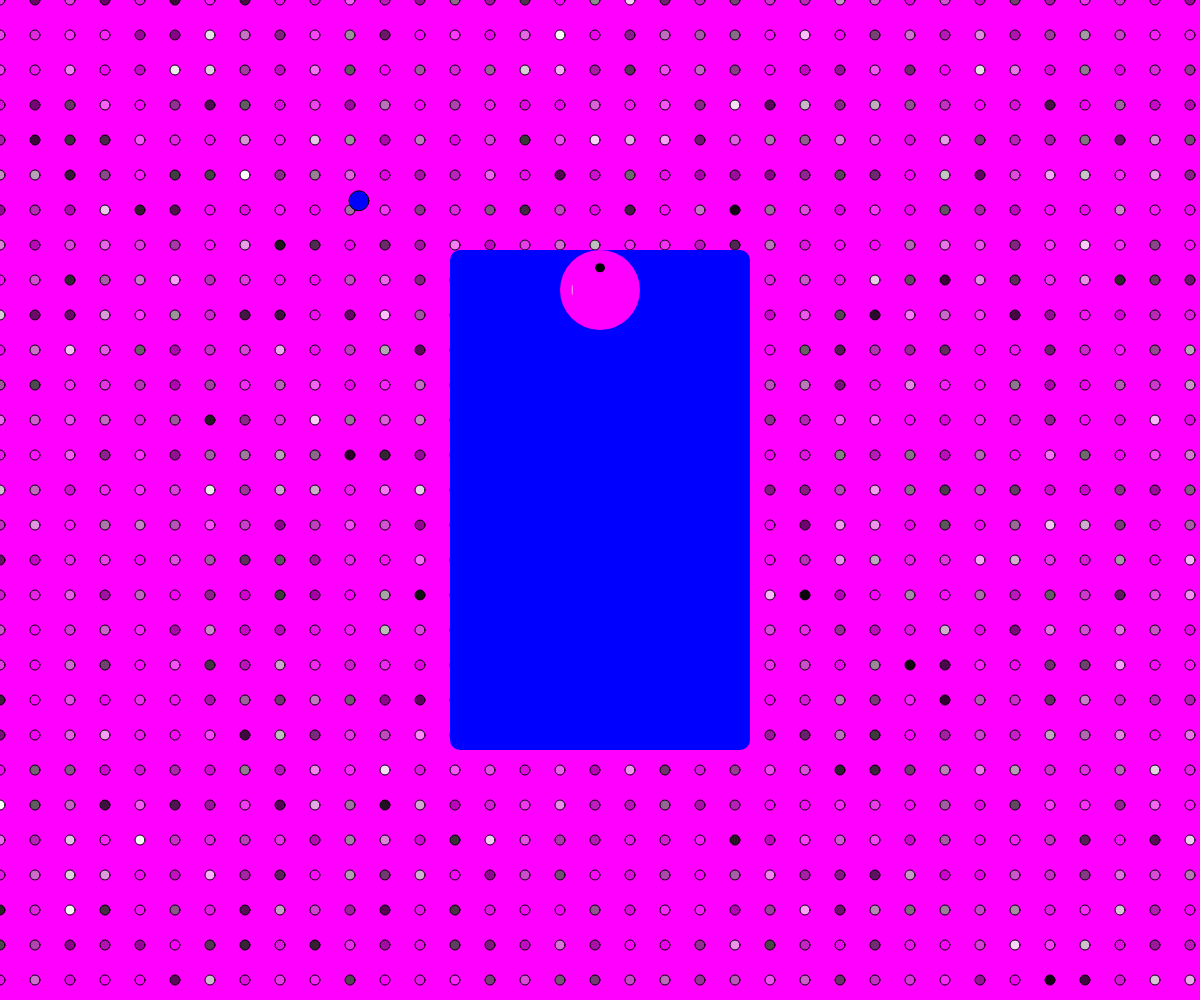
Frame 1 (no input)
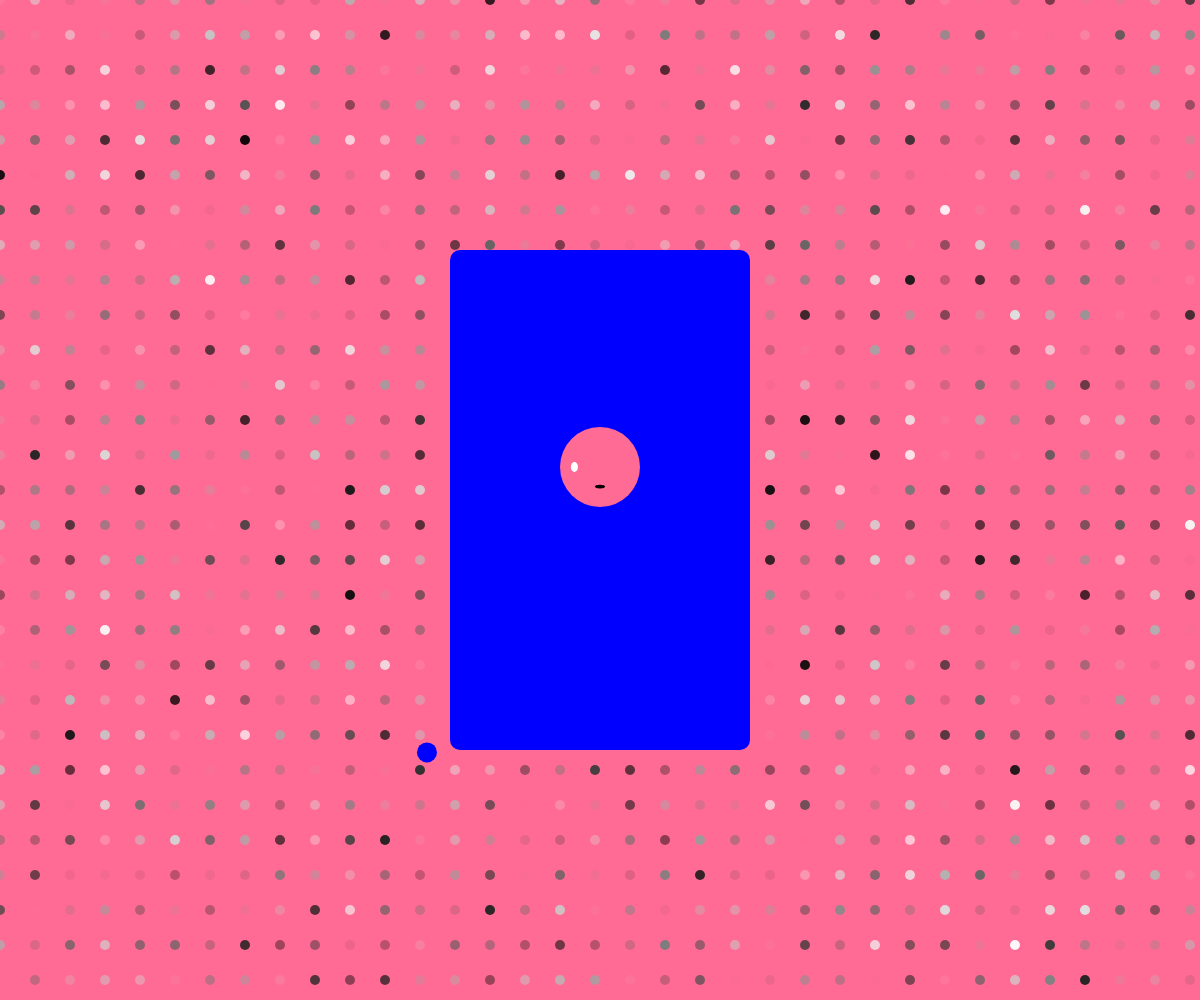
Frame 60 (no input)
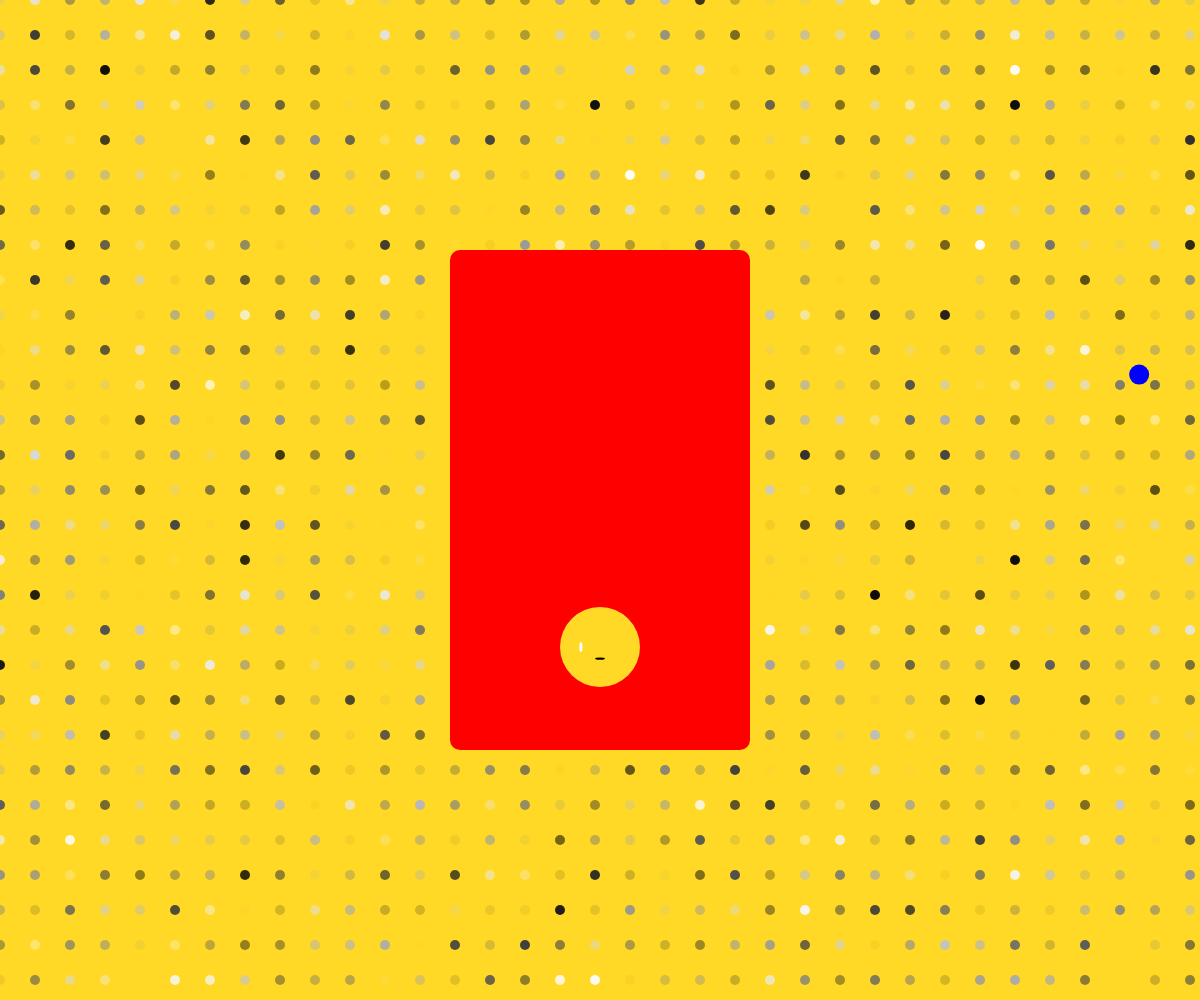
Frame 120 (the mouse pressed at the canvas centre since frame 60)

The p5.js sketch that drew these frames (run headless with seeded random() and noise() and a simulated clock; from frame 60 on, the mouse is pressed at the canvas centre):

// p5.js sketch
// ── sketch.js
let ball1,ball2,bg,z;
let balls = [];


function setup() {
	createCanvas(windowWidth, windowHeight);
	x = windowWidth / 2;
  y = windowHeight/2-windowHeight/4+40;

	ball1 = new Ball(x,y,3);
}
function mousePressed(){
	let b = new Ball(mouseX,mouseY,3);
	balls.push(b);
}
function draw() {
	bg = map(ball1.y,windowHeight/2-windowHeight/4+40,windowHeight/2-windowHeight/4+windowHeight/2-40,0,255);
	z = map(ball1.y,windowHeight/2-windowHeight/4+40,windowHeight/2-windowHeight/4+windowHeight/2-40,255,0);
	background(255,bg,z);
	for (var i = 0; i <= width; i+=35) {
		for (var j = 0; j <= height; j+=35) {
			fill(random(255),random(255));
			ellipse(i,j,10,10);
		}

	}
	for (var i = 0; i < balls.length; i++) {
		balls[i].show();
		balls[i].move();
	}
	fill(0,0,255);
    ellipse(random(0,width),random(0,height),20,20,10);
    if(mouseX>=windowWidth/2-windowWidth/8&&mouseX<=windowWidth/2+windowWidth/8&&mouseY>=windowHeight/2-windowHeight/4&&mouseY<=windowHeight/2+windowHeight/4){
      fill(255,0,0);
    }


    noStroke();
  	rectMode(CENTER);
		rect(windowWidth/2, windowHeight/2, windowWidth/4, windowHeight/2, 10);

	ball1.show();
	ball1.move();

}

// ── Ball.js
class Ball {
	constructor(x,y,speed) {
		this.x = x;
		this.y = y;
		this.speed = speed;

	}
	show(){
		noStroke();
		fill(255,bg,z);
		ellipse(this.x, this.y, 80, 80);
		fill(255,255,255);

  	ellipse(random(this.x-40,this.x+40),this.y,random(10),10,10);
		fill(0,0,0);
  	ellipse(this.x,random(this.y-40,this.y+40),10,random(10),10);


	}
	move(){
		this.y = this.y + this.speed;
		if (this.y >=windowHeight/2-windowHeight/4+windowHeight/2-40) {
    // y = windowHeight/2-windowHeight/4+40;
    this.speed =-6;

  }
  else if(this.y<windowHeight/2-windowHeight/4+40){
    this.speed = 3;
  }
	}
}
